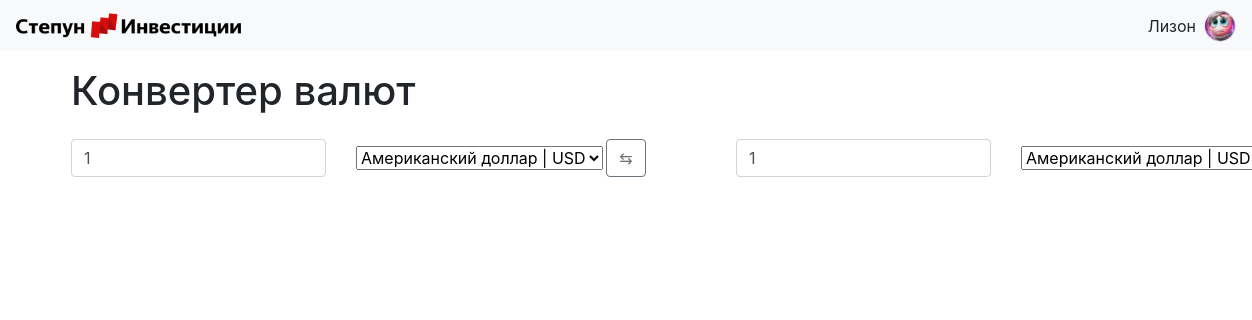
/currency (signed in), run on the app's committed database.
### data/users.py (models this page shows, shortened)
class User(SqlAlchemyBase, UserMixin):
    __tablename__ = 'users'
    id = sqlalchemy.Column(sqlalchemy.Integer, primary_key=True, autoincrement=True)
    username = sqlalchemy.Column(sqlalchemy.String, nullable=True, unique=True)
    password_hash = sqlalchemy.Column(sqlalchemy.String, nullable=True)
    email = sqlalchemy.Column(sqlalchemy.String, index=True, unique=True, nullable=True)
    created_date = sqlalchemy.Column(sqlalchemy.DateTime, default=datetime.datetime.now)
    image_path = sqlalchemy.Column(sqlalchemy.String, nullable=False, default='avatars/default_image.jpg')
    operations = orm.relationship("Operation", back_populates='user')
    categories = orm.relationship("Category", back_populates='user')

### server.py (the view)
@app.route("/currency")
def currency_page():
    currencies = {"USD": 'Американский доллар', "EUR": 'Евро', "CNY": 'Китайский юань', "RUB": 'Российский рубль',
                  'TRY': 'Турецкая лира', 'AED': 'Арабский дирхамм', 'BYN': 'Белорусский рубль'}
    return render_template("currency_test.html", currencies=currencies, title='Конвертер валют')

### data/db_session.py (called while the page is built)
def create_session() -> Session:
    global __factory
    return __factory()

### server.py (called while the page is built)
@login_manager.user_loader
def load_user(user_id):
    db_sess = db_session.create_session()
    return db_sess.query(User).get(user_id)

### templates/currency_test.html (shortened to what this page needs)
{% extends "base.html" %}
{% block content %}
<h1 class="mb-4">Конвертер валют</h1>
<div class="row align-items-center mb-3">
    <div class="col-3">
        <input type="number" id="amount_left" class="form-control" value="1" step="0.5">
    </div>
    <div class="col-2">
        <select id="from_currency" class="form-select">
    {% for code, name in currencies.items() %}
        <option value="{{ code }}">{{ name }} | {{ code }}</option>
    {% endfor %}
        </select>
    </div>
    <div class="col-2 text-center">
        <button id="swap_btn" class="btn btn-outline-secondary" title="Поменять валюты местами">⇆</button>
    </div>
    <div class="col-3">
        <input type="number" id="amount_right" class="form-control" value="1" step="0.5">
    </div>
    <div class="col-2">
        <select id="to_currency" class="form-select">
    {% for code, name in currencies.items() %}
        <option value="{{ code }}">{{ name }} | {{ code }}</option>
    {% endfor %}
        </select>
    </div>
</div>
<div id="graph-container" style="width: 100%; height: 400px;"></div>
{% endblock %}

### templates/base.html (shortened to what this page needs)
<!doctype html>
<html lang="en">
<head>
    <link rel="stylesheet"
          href="https://stackpath.bootstrapcdn.com/bootstrap/4.4.1/css/bootstrap.min.css"
>
    <link rel="stylesheet" href="https://cdn.jsdelivr.net/npm/flatpickr/dist/flatpickr.min.css">
</head>
<body>
<header>
    <nav class="navbar navbar-light bg-light justify-content-between px-3">
        <a class="navbar-brand d-flex align-items-center" href="/">
            <img src="{{ url_for('static', filename='logo.png') }}" width="225" height="25" class="mr-2" alt="Logo">
        </a>
        {% if current_user.is_authenticated %}
            <div class="d-flex align-items-center">
                <span class="mr-2">{{ current_user.username }}</span>
                <a href="/profile">
                    <img src="{{ url_for('static', filename=current_user.image_path) }}"
                         width="32" height="32" class="rounded-circle border"
                         style="object-fit: cover;" alt="Аватар">
                </a>
            </div>
        {% else %}
            <div>
                <a class="btn btn-primary" href="/register">Зарегистрироваться</a>
                <a class="btn btn-success" href="/login">Войти</a>
            </div>
        {% endif %}
    </nav>
</header>
<main role="main" class="container mt-3">
    {% block content %}{% endblock %}
</main>
</body>
</html>

### data on the page
User: username "Лизон", image_path (picture)

### other printed values
form field value "Американский доллар | USD"
